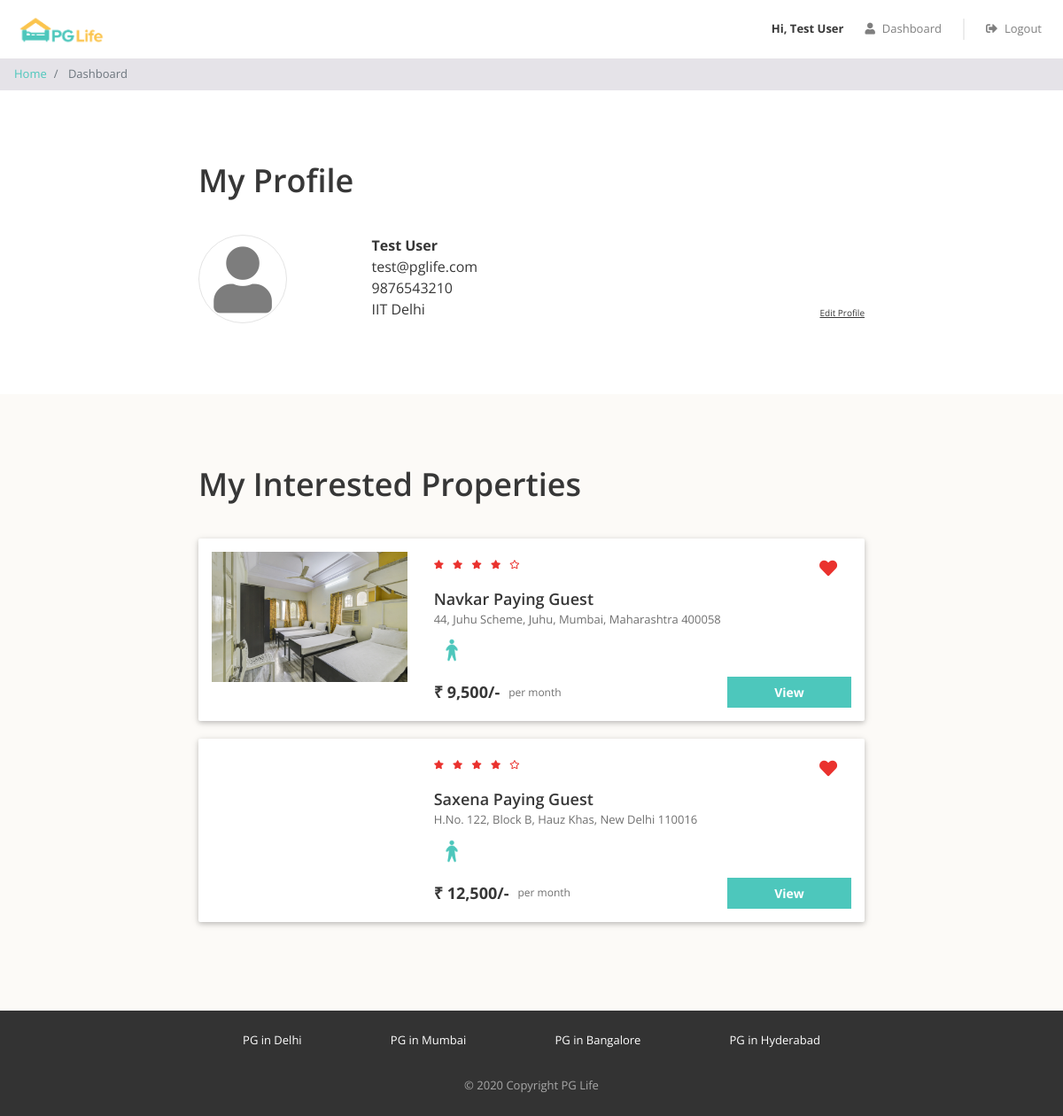
/backend/dashboard.php (signed in), run on the app's committed database.
### tables this page shows
CREATE TABLE `users` (
  `id` INT AUTO_INCREMENT PRIMARY KEY,
  `email` VARCHAR(100) NOT NULL UNIQUE,
  `password` VARCHAR(255) NOT NULL,
  `full_name` VARCHAR(100) NOT NULL,
  `phone` VARCHAR(20) NOT NULL,
  `gender` ENUM('male', 'female') NOT NULL,
  `college_name` VARCHAR(150) NOT NULL
);

CREATE TABLE `interested_users_properties` (
  `id` INT AUTO_INCREMENT PRIMARY KEY,
  `user_id` INT NOT NULL,
  `property_id` INT NOT NULL,
  FOREIGN KEY (`user_id`) REFERENCES `users` (`id`) ON DELETE CASCADE,
  FOREIGN KEY (`property_id`) REFERENCES `properties` (`id`) ON DELETE CASCADE
);

CREATE TABLE `properties` (
  `id` INT AUTO_INCREMENT PRIMARY KEY,
  `city_id` INT NOT NULL,
  `name` VARCHAR(255) NOT NULL,
  `address` VARCHAR(500) NOT NULL,
  `description` TEXT NOT NULL,
  `gender` ENUM('male', 'female', 'unisex') NOT NULL,
  `rent` INT NOT NULL,
  `rating_clean` FLOAT NOT NULL,
  `rating_food` FLOAT NOT NULL,
  `rating_safety` FLOAT NOT NULL,
  FOREIGN KEY (`city_id`) REFERENCES `cities` (`id`) ON DELETE CASCADE
);

### backend/dashboard.php (the view, shortened to what this page needs)
<?php
require "includes/database_connect.php";
$user_id = $_SESSION['user_id'];
$sql_1 = "SELECT * FROM users WHERE id = $user_id";
$result_1 = mysqli_query($conn, $sql_1);
$user = mysqli_fetch_assoc($result_1);
$sql_2 = "SELECT *
            FROM interested_users_properties iup
            INNER JOIN properties p ON iup.property_id = p.id
            WHERE iup.user_id = $user_id";
$result_2 = mysqli_query($conn, $sql_2);
$interested_properties = mysqli_fetch_all($result_2, MYSQLI_ASSOC);
?>
<!DOCTYPE html>
<html lang="en">
<head>
    <?php
    include "includes/head_links.php";
    ?>
    <link href="css/dashboard.css" rel="stylesheet" />
</head>
<body>
    <?php
    include "includes/header.php";
    ?>
    <nav aria-label="breadcrumb">
        <ol class="breadcrumb py-2">
            <li class="breadcrumb-item">
                <a href="index.php">Home</a>
            </li>
            <li class="breadcrumb-item active" aria-current="page">
                Dashboard
            </li>
        </ol>
    </nav>
    <div class="my-profile page-container">
        <h1>My Profile</h1>
        <div class="row">
            <div class="col-md-3 profile-img-container">
                <i class="fas fa-user profile-img"></i>
            </div>
            <div class="col-md-9">
                <div class="row no-gutters justify-content-between align-items-end">
                    <div class="profile">
                        <div class="name"><?= $user['full_name'] ?></div>
                        <div class="email"><?= $user['email'] ?></div>
                        <div class="phone"><?= $user['phone'] ?></div>
                        <div class="college"><?= $user['college_name'] ?></div>
                    </div>
                    <div class="edit">
                        <div class="edit-profile">Edit Profile</div>
                    </div>
                </div>
            </div>
        </div>
    </div>
    <?php
    if (count($interested_properties) > 0) {
    ?>
        <div class="my-interested-properties">
            <div class="page-container">
                <h1>My Interested Properties</h1>
                <?php
                foreach ($interested_properties as $property) {
                    $property_images = glob("img/properties/" . $property['id'] . "/*");
                ?>
                    <div class="property-card property-id-<?= $property['id'] ?> row">
                        <div class="image-container col-md-4">
                            <img src="<?= $property_images[0] ?>" />
                        </div>
                        <div class="content-container col-md-8">
                            <div class="row no-gutters justify-content-between">
                                <?php
                                $total_rating = ($property['rating_clean'] + $property['rating_food'] + $property['rating_safety']) / 3;
                                $total_rating = round($total_rating, 1);
                                ?>
                                <div class="star-container" title="<?= $total_rating ?>">
                                    <?php
                                    $rating = $total_rating;
                                    for ($i = 0; $i < 5; $i++) {
                                        if ($rating >= $i + 0.8) {
                                    ?>
                                            <i class="fas fa-star"></i>
                                        <?php
                                        } elseif ($rating >= $i + 0.3) {
                                        ?>
                                            <i class="fas fa-star-half-alt"></i>
                                        <?php
                                        } else {
                                        ?>
                                            <i class="far fa-star"></i>
                                    <?php
                                        }
                                    }
                                    ?>
                                </div>
                                <div class="interested-container">
                                    <i class="is-interested-image fas fa-heart" property_id="<?= $property['id'] ?>"></i>
                                </div>
                            </div>
                            <div class="detail-container">
                                <div class="property-name"><?= $property['name'] ?></div>
                                <div class="property-address"><?= $property['address'] ?></div>
                                <div class="property-gender">
                                    <?php
                                    if ($property['gender'] == "male") {
                                    ?>
                                        <img src="img/male.png">
                                    <?php
                                    } elseif ($property['gender'] == "female") {
                                    ?>
                                        <img src="img/female.png">
                                    <?php
                                    } else {
                                    ?>
                                        <img src="img/unisex.png">
                                    <?php
                                    }
                                    ?>
                                </div>
                            </div>
                            <div class="row no-gutters">
                                <div class="rent-container col-6">
                                    <div class="rent">₹ <?= number_format($property['rent']) ?>/-</div>
                                    <div class="rent-unit">per month</div>
                                </div>
                                <div class="button-container col-6">
                                    <a href="property_detail.php?property_id=<?= $property['id'] ?>" class="btn btn-primary">View</a>
                                </div>
                            </div>
                        </div>
                    </div>
                <?php
                }
                ?>
            </div>
        </div>
    <?php
    }
    ?>
    <?php
    include "includes/footer.php";
    ?>
</body>
</html>

### backend/css/common.css (style rules this page uses)
* { box-sizing: border-box; font-family: 'Open Sans', sans-serif; }
body { color: #373737; font-size: 16px; position: relative; }
h1, h2, h3, h4, h5, h6 { font-weight: 600; }
h1 { font-size: 36px; margin-bottom: 40px; }
.btn-primary, .btn-warning, .btn-danger { color: white; font-weight: bold; }
.breadcrumb { background-color: #e5e3e8; font-size: 13px; border-radius: 0px; margin-bottom: 0px; }
.page-container { max-width: 800px; padding: 80px 24px; margin: auto; }

### backend/css/dashboard.css (style rules this page uses)
.profile-img { color: #7d7d7d; font-size: 75px; text-align: center; border: 1px solid #e4e4e4; border-radius: 50%; height: 100px; width: 100px; line-height: 100px; }
.profile .name { font-weight: bold; }
.edit-profile { font-size: 10px; text-decoration: underline; cursor: pointer; }
.my-interested-properties { background-color: #fcfaf7; }
.property-card { background-color: #ffffff; border-radius: 2px; padding: 15px 0px; margin: 20px auto; box-shadow: 0 2px 5px 0 rgba(0, 0, 0, 0.16), 0 2px 10px 0 rgba(0, 0, 0, 0.12); }
.image-container { text-align: center; }
.image-container img { width: 100%; max-width: 300px; }
.star-container i { color: #EA322E; font-size: 10px; margin-right: 6px; }
.interested-container { text-align: center; padding: 8px 16px; }
.interested-container i { color: #EA322E; font-size: 20px; cursor: pointer; }
.detail-container { padding-bottom: 10px; }
.property-name { font-size: 18px; font-weight: 600; }
.property-address { color: #6f6f6f; font-size: 13px; padding-bottom: 5px; }
.property-gender img { width: 40px; }
.rent-container { display: flex; align-items: center; }
.rent { font-size: 18px; font-weight: bold; padding-right: 10px; }
.rent-unit { color: #6f6f6f; font-size: 12px; }
.button-container .btn { font-size: 14px; border-radius: 0px; width: 140px; float: right; }

### data on the page
users: full_name "Test User", email "test@pglife.com", phone "9876543210", college_name "IIT Delhi"
interested_users_properties: property.name "Navkar Paying Guest", property.address "44, Juhu Scheme, Juhu, Mumbai, Maharashtra 400058", property.rent "9,500"
interested_users_properties: property.name "Saxena Paying Guest", property.address "H.No. 122, Block B, Hauz Khas, New Delhi 110016", property.rent "12,500"

### other printed values
$_SESSION["full_name"] "Test User"
